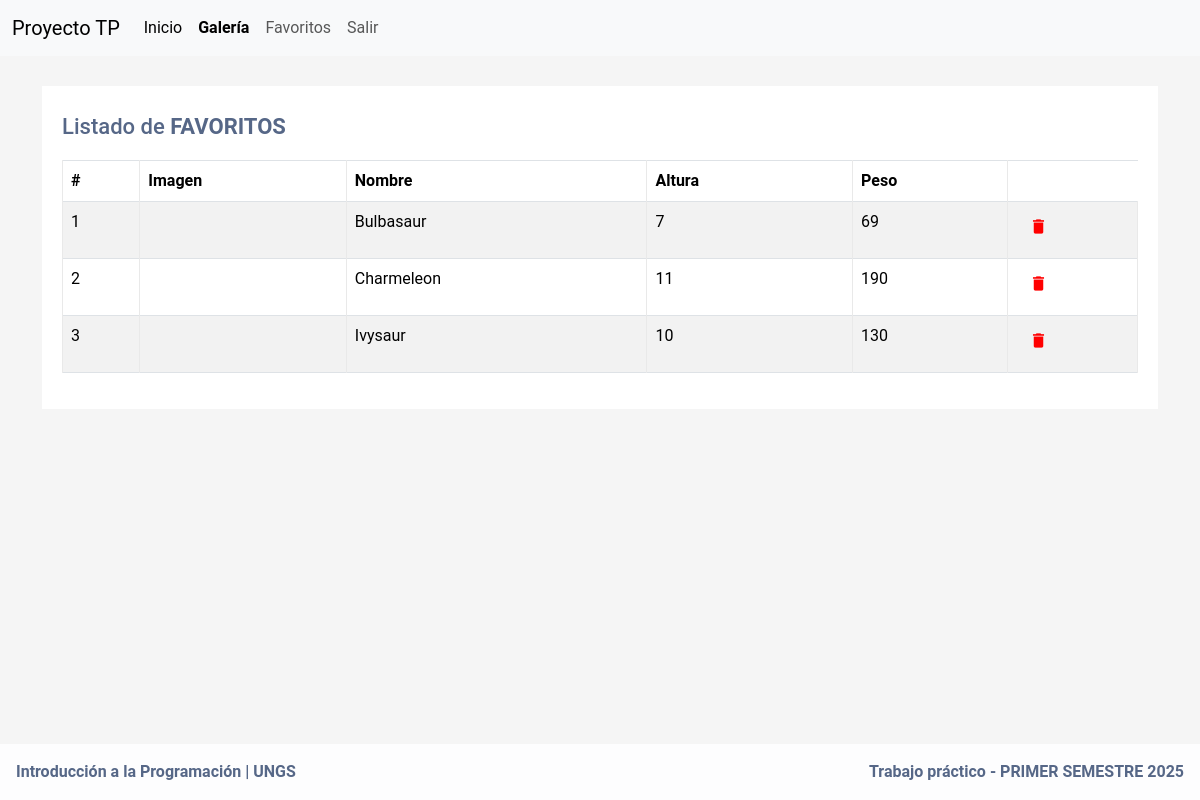
/favourites/ (signed in), run on an earlier commit of the app's database.
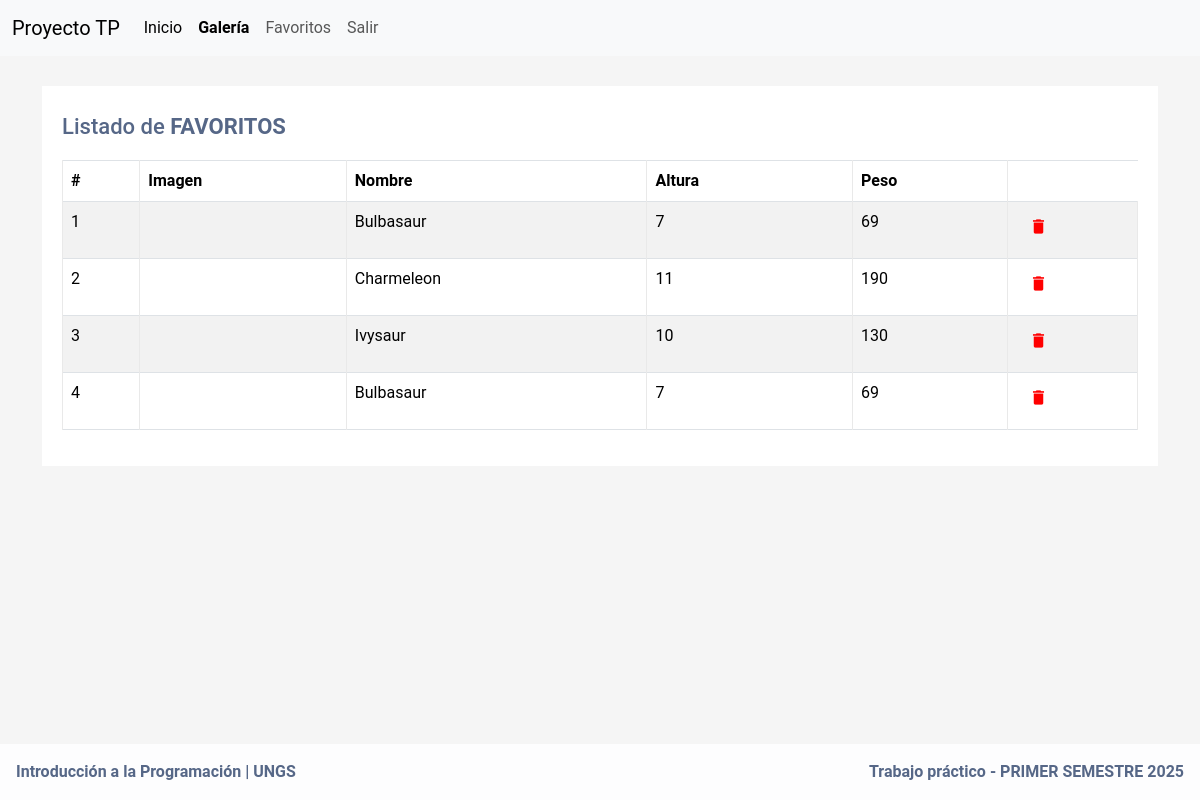
And on a later commit of the database.
### app/models.py (models this page shows, shortened)
class Favourite(models.Model):
    id = models.IntegerField(primary_key=True, blank=True) #ID de pokeapi
    name = models.CharField(max_length=200)  # Nombre del personaje
    height = models.CharField(max_length=200)  # Altura
    weight = models.CharField(max_length=200)  # Peso
    base_experience = models.IntegerField(null=True, blank=True)  # Experiencia base
    types = models.JSONField(default=list)  # Lista de tipos (ej: ["grass", "poison"])
    image = models.URLField()  # URL de la imagen
    user = models.ForeignKey(settings.AUTH_USER_MODEL, on_delete=models.CASCADE)
    class Meta:
        unique_together = (('user', 'name'),)

### app/views.py (the view)
# urls.py: path('favourites/', views.getAllFavouritesByUser, name='favoritos'),
@login_required
def getAllFavouritesByUser(request):
    favourite_list = services.getAllFavourites(request)
    return render(request, 'favourites.html', {'favourite_list': favourite_list})

### app/layers/persistence/repositories.py (called while the page is built)
def get_all_favourites(user):
    return list(Favourite.objects.filter(user=user).values(
        'id', 'name', 'height', 'weight', 'types','base_experience', 'image'
    ))

### app/layers/services/services.py (called while the page is built)
def getAllFavourites(request):
    if not request.user.is_authenticated:
        return []
    else:
        user = get_user(request)
        favourite_list = repositories.get_all_favourites(user) # buscamos desde el repositories.py TODOS Los favoritos del usuario (variable 'user').
        mapped_favourites = []
        for favourite in favourite_list:
            card = translator.fromRepositoryIntoCard(favourite) # convertimos cada favorito en una Card, y lo almacenamos en el listado de mapped_favourites que luego se retorna.
            mapped_favourites.append(card)
        return mapped_favourites

### app/layers/utilities/translator.py (called while the page is built)
def fromRepositoryIntoCard(repo_dict):
    types_list = repo_dict.get('types')
    if isinstance(types_list, str):
        try:
            types_list = ast.literal_eval(types_list)
        except Exception:
            types_list = [types_list]
    return Card(
        id=repo_dict.get('id'),
        name=repo_dict.get('name'),
        height=repo_dict.get('height'),
        weight=repo_dict.get('weight'),
        base=repo_dict.get('base_experience'),
        types=types_list,
        image=repo_dict.get('image')
    )

### main/context_processors.py (called while the page is built)
def version(request):
    return {'VERSION': config.VERSION}

### app/templates/favourites.html (shortened to what this page needs)
{% extends 'header.html' %} {% block content %}
<div class="container-xl">
    <div class="table-responsive">
        <div class="table-wrapper">
            <div class="table-title">
                <div class="row">
                    <div class="col-sm-8">
                        <h2>Listado de <strong>FAVORITOS</strong></h2>
                    </div>
                </div>
            </div>
            <table class="table table-striped table-hover table-bordered">
                <thead>
                    <tr>
                        <th>#</th>
                        <th>Imagen</th>
                        <th>Nombre</th>
                        <th>Altura </th>
                        <th>Peso</th>
                    </tr>
                </thead>
                <tbody>
                    {% for favourite in favourite_list %}
                    <tr>
                        <td>{{ favourite.id }}</td>
                        <td><img src="{{ favourite.image }}" alt="" style="max-width: 200px; max-height: 200px;"></td>
                        <td>{{ favourite.name }}</td>
                        <td>{{ favourite.height }}</td>
                        <td>{{ favourite.weight }}</td>
                        <td>
                            <form method="post" action="{% url 'borrar-favorito' %}">
                                <button type="submit" class="btn" style="color:red"><i class="material-icons">&#xE872;</i></button>
                            </form>
                        </td>
                    </tr>
                    {% endfor %}
                </tbody>
            </table>
        </div>
    </div>
</div>
{% endblock %}

### app/templates/header.html (shortened to what this page needs)
<!DOCTYPE html>
<html lang="es">
<head>
    {% load bootstrap5 %} {% bootstrap_css %} {% bootstrap_javascript %} {% load static %}
    <link rel="stylesheet" type="text/css" href="{% static 'styles.css' %}">
</head>
<body>
    <nav class="navbar navbar-expand-lg bg-body-tertiary">
        <div class="container-fluid">
            <a class="navbar-brand" href="#">Proyecto TP</a>
            <div class="collapse navbar-collapse" id="navbarSupportedContent">
                <ul class="navbar-nav me-auto mb-2 mb-lg-0">
                    <li class="nav-item">
                        <a class="nav-link active" aria-current="page" href="{% url 'index-page' %}">Inicio</a>
                    </li>
                    <li class="nav-item">
                        <a class="nav-link active" aria-current="page" href="{% url 'home' %}"><strong>Galería</strong></a>
                    </li>
                    {% if request.user.is_authenticated %}
                    <li class="nav-item">
                        <a class="nav-link" href="{% url 'favoritos' %}">Favoritos</a>
                    </li>
                    {% endif %}
                    <li class="nav-item">
                        {% if request.user.is_authenticated %}
                        <a class="nav-link" href="{% url 'exit' %}">Salir</a> {% else %}
                        <a class="nav-link" href="{% url 'login' %}">Iniciar sesión</a> {% endif %}
                    </li>
                </ul>
            </div>
        </div>
    </nav>
    {% block content %} {% endblock %} {% include "footer.html" %}

### app/templates/footer.html
<footer class="bg-body-tertiary text-center text-lg-start fixed-bottom">
    <div class="text-center p-3" style="display: flex;background-color: rgb(255 255 255 / 78%);justify-content: space-between;">
        <strong>Introducción a la Programación | UNGS</strong>
        <strong>{{VERSION}}</strong>
    </div>
</footer>
</body>
</html>

### static/styles.css (style rules this page uses)
body { color: #566787; background: #f5f5f5; font-family: 'Roboto', sans-serif; }
.table-responsive { margin: 30px 0; }
.table-wrapper { min-width: 1000px; background: #fff; padding: 20px; box-shadow: 0 1px 1px rgba(0, 0, 0, .05); }
.table-title { padding-bottom: 10px; margin: 0 0 10px; min-width: 100%; }
.table-title h2 { margin: 8px 0 0; font-size: 22px; }
table.table tr th, table.table tr td { border-color: #e9e9e9; }
table.table-striped tbody tr:nth-of-type(odd) { background-color: #fcfcfc; }
table.table td:last-child { width: 130px; }
table.table td i { font-size: 19px; }

What changed in the data, as far as the page shows it:
added Favourite: id "4", name "Bulbasaur", height "7", weight "69"
